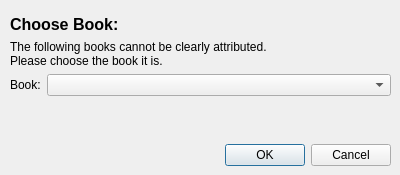
<?xml version="1.0" encoding="UTF-8"?>
<ui version="4.0">
 <class>BibleImportRequest</class>
 <widget class="QDialog" name="BibleImportRequest">
  <property name="geometry">
   <rect>
    <x>0</x>
    <y>0</y>
    <width>400</width>
    <height>175</height>
   </rect>
  </property>
  <property name="sizePolicy">
   <sizepolicy hsizetype="Preferred" vsizetype="MinimumExpanding">
    <horstretch>0</horstretch>
    <verstretch>0</verstretch>
   </sizepolicy>
  </property>
  <property name="windowTitle">
   <string>Dialog</string>
  </property>
  <widget class="QWidget" name="">
   <property name="geometry">
    <rect>
     <x>10</x>
     <y>15</y>
     <width>381</width>
     <height>151</height>
    </rect>
   </property>
   <layout class="QVBoxLayout" name="verticalLayout">
    <item>
     <widget class="QLabel" name="HeadlineLabel">
      <property name="font">
       <font>
        <family>Arial</family>
        <pointsize>12</pointsize>
        <weight>75</weight>
        <bold>true</bold>
       </font>
      </property>
      <property name="text">
       <string>Choose Book:</string>
      </property>
     </widget>
    </item>
    <item>
     <widget class="QLabel" name="InfoLabel">
      <property name="text">
       <string>The following books cannot be clearly attributed. 
Please choose the book it is.</string>
      </property>
     </widget>
    </item>
    <item>
     <layout class="QFormLayout" name="formLayout">
      <item row="0" column="0">
       <widget class="QLabel" name="RequestLabel">
        <property name="text">
         <string>Book:</string>
        </property>
       </widget>
      </item>
      <item row="0" column="1">
       <widget class="QComboBox" name="RequestComboBox">
        <property name="sizePolicy">
         <sizepolicy hsizetype="Preferred" vsizetype="Fixed">
          <horstretch>0</horstretch>
          <verstretch>0</verstretch>
         </sizepolicy>
        </property>
       </widget>
      </item>
     </layout>
    </item>
    <item>
     <spacer name="verticalSpacer">
      <property name="orientation">
       <enum>Qt::Vertical</enum>
      </property>
      <property name="sizeHint" stdset="0">
       <size>
        <width>20</width>
        <height>40</height>
       </size>
      </property>
     </spacer>
    </item>
    <item>
     <widget class="QDialogButtonBox" name="BibleImportRequestButtonBox">
      <property name="orientation">
       <enum>Qt::Horizontal</enum>
      </property>
      <property name="standardButtons">
       <set>QDialogButtonBox::Cancel|QDialogButtonBox::Ok</set>
      </property>
     </widget>
    </item>
   </layout>
  </widget>
 </widget>
 <resources/>
 <connections>
  <connection>
   <sender>BibleImportRequestButtonBox</sender>
   <signal>accepted()</signal>
   <receiver>BibleImportRequest</receiver>
   <slot>accept()</slot>
   <hints>
    <hint type="sourcelabel">
     <x>248</x>
     <y>254</y>
    </hint>
    <hint type="destinationlabel">
     <x>157</x>
     <y>274</y>
    </hint>
   </hints>
  </connection>
  <connection>
   <sender>BibleImportRequestButtonBox</sender>
   <signal>rejected()</signal>
   <receiver>BibleImportRequest</receiver>
   <slot>reject()</slot>
   <hints>
    <hint type="sourcelabel">
     <x>316</x>
     <y>260</y>
    </hint>
    <hint type="destinationlabel">
     <x>286</x>
     <y>274</y>
    </hint>
   </hints>
  </connection>
 </connections>
</ui>
